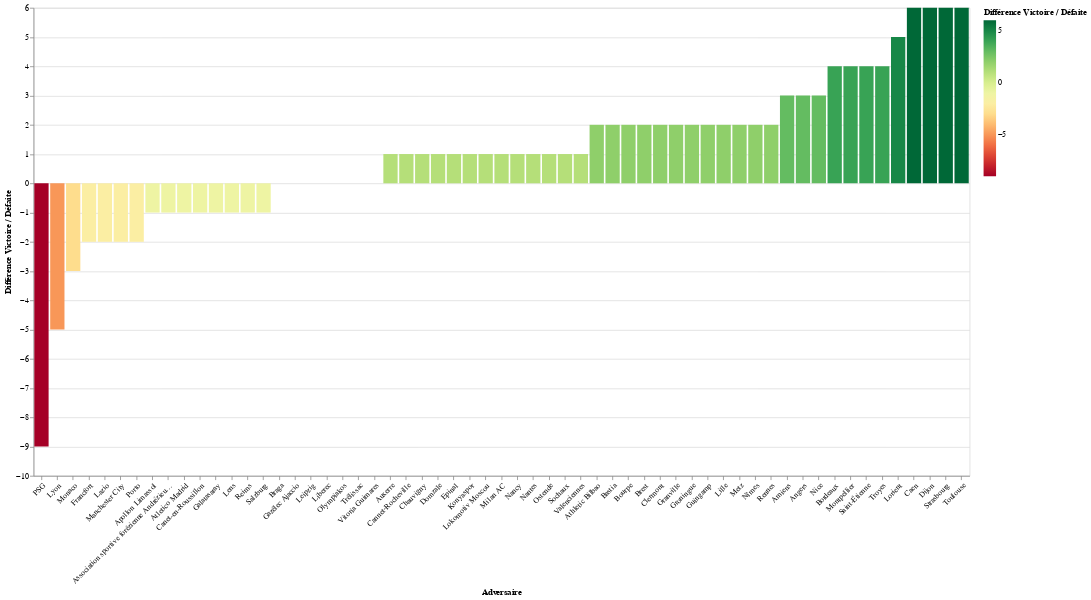

The cell this chart's notebook holds for it:
### Code cell
chart = alt.Chart(by_adv).mark_bar().encode(
    y="Différence Victoire / Défaite",
    x=alt.X(
        "Adversaire:O", 
        sort=alt.EncodingSortField(field="Différence Victoire / Défaite"),
        axis=alt.Axis(labelAngle=-45)
    ),
    color=alt.Color("Différence Victoire / Défaite", scale=alt.Scale(scheme="redyellowgreen")),
    tooltip=["Adversaire", "Victoire", "Nul", "Défaite", "Publications"]
).add_selection(
    select_nb_matches
).transform_filter(
    "datum.Publications >= matches_Publications"
). properties(height=600,width=1200)

chart

### Figure 1 — Vega-Lite specification as saved in the notebook (floating-point values rounded to 4 significant figures)
{"config": {"view": {"continuousWidth": 400, "continuousHeight": 300}}, "data": {"name": "data-84472918d744b835cd962c4f86e8e335"}, "mark": "bar", "encoding": {"color": {"field": "Différence Victoire / Défaite", "scale": {"scheme": "redyellowgreen"}, "type": "quantitative"}, "tooltip": [{"field": "Adversaire", "type": "nominal"}, {"field": "Victoire", "type": "quantitative"}, {"field": "Nul", "type": "quantitative"}, {"field": "Défaite", "type": "quantitative"}, {"field": "Publications", "type": "quantitative"}], "x": {"axis": {"labelAngle": -45}, "field": "Adversaire", "sort": {"field": "Différence Victoire / Défaite"}, "type": "ordinal"}, "y": {"field": "Différence Victoire / Défaite", "type": "quantitative"}}, "height": 600, "selection": {"matches": {"type": "single", "fields": ["Publications"], "bind": {"input": "range", "max": 14.0, "min": 1.0, "name": "Nombre Minimum de Matchs: ", "step": 1}, "init": {"Publications": 0}}}, "transform": [{"filter": "datum.Publications >= matches_Publications"}], "width": 1200, "$schema": "https://vega.github.io/schema/vega-lite/v4.17.0.json", "datasets": {"data-84472918d744b835cd962c4f86e8e335": [{"Adversaire": "Amiens", "Publications": 6, "Victoire": 4, "Défaite": 1, "Nul": 1, "Différence Victoire / Défaite": 3}, {"Adversaire": "Angers", "Publications": 14, "Victoire": 5, "Défaite": 2, "Nul": 7, "Différence Victoire / Défaite": 3}, {"Adversaire": "Apollon Limassol", "Publications": 2, "Victoire": 0, "Défaite": 1, "Nul": 1, "Différence Victoire / Défaite": -1}, {"Adversaire": "Association sportive forézienne Andrézieux-Bouthéon", "Publications": 1, "Victoire": 0, "Défaite": 1, "Nul": 0, "Différence Victoire / Défaite": -1}, {"Adversaire": "Athletic Bilbao", "Publications": 3, "Victoire": 2, "Défaite": 0, "Nul": 1, "Différence Victoire / Défaite": 2}, {"Adversaire": "Atletico Madrid", "Publications": 1, "Victoire": 0, "Défaite": 1, "Nul": 0, "Différence Victoire / Défaite": -1}, {"Adversaire": "Auxerre", "Publications": 1, "Victoire": 1, "Défaite": 0, "Nul": 0, "Différence Victoire / Défaite": 1}, {"Adversaire": "Bastia", "Publications": 4, "Victoire": 3, "Défaite": 1, "Nul": 0, "Différence Victoire / Défaite": 2}, {"Adversaire": "Bordeaux", "Publications": 14, "Victoire": 5, "Défaite": 1, "Nul": 8, "Différence Victoire / Défaite": 4}, {"Adversaire": "Bourpe", "Publications": 2, "Victoire": 2, "Défaite": 0, "Nul": 0, "Différence Victoire / Défaite": 2}, {"Adversaire": "Braga", "Publications": 4, "Victoire": 2, "Défaite": 2, "Nul": 0, "Différence Victoire / Défaite": 0}, {"Adversaire": "Brest", "Publications": 4, "Victoire": 3, "Défaite": 1, "Nul": 0, "Différence Victoire / Défaite": 2}, {"Adversaire": "Caen", "Publications": 9, "Victoire": 7, "Défaite": 1, "Nul": 1, "Différence Victoire / Défaite": 6}, {"Adversaire": "Canet-en-Roussillon", "Publications": 1, "Victoire": 0, "Défaite": 1, "Nul": 0, "Différence Victoire / Défaite": -1}, {"Adversaire": "Cannet-Rocheville", "Publications": 1, "Victoire": 1, "Défaite": 0, "Nul": 0, "Différence Victoire / Défaite": 1}, {"Adversaire": "Chauvigny", "Publications": 1, "Victoire": 1, "Défaite": 0, "Nul": 0, "Différence Victoire / Défaite": 1}, {"Adversaire": "Clermont", "Publications": 2, "Victoire": 2, "Défaite": 0, "Nul": 0, "Différence Victoire / Défaite": 2}, {"Adversaire": "Dijon", "Publications": 9, "Victoire": 6, "Défaite": 0, "Nul": 3, "Différence Victoire / Défaite": 6}, {"Adversaire": "Domzale", "Publications": 2, "Victoire": 1, "Défaite": 0, "Nul": 1, "Différence Victoire / Défaite": 1}, {"Adversaire": "Epinal", "Publications": 1, "Victoire": 1, "Défaite": 0, "Nul": 0, "Différence Victoire / Défaite": 1}, {"Adversaire": "Francfort", "Publications": 2, "Victoire": 0, "Défaite": 2, "Nul": 0, "Différence Victoire / Défaite": -2}, {"Adversaire": "Galatasaray", "Publications": 2, "Victoire": 0, "Défaite": 1, "Nul": 1, "Différence Victoire / Défaite": -1}, {"Adversaire": "Gazélec Ajaccio", "Publications": 2, "Victoire": 0, "Défaite": 0, "Nul": 2, "Différence Victoire / Défaite": 0}, {"Adversaire": "Granville", "Publications": 2, "Victoire": 2, "Défaite": 0, "Nul": 0, "Différence Victoire / Défaite": 2}, {"Adversaire": "Groningue", "Publications": 2, "Victoire": 2, "Défaite": 0, "Nul": 0, "Différence Victoire / Défaite": 2}, {"Adversaire": "Guingamp", "Publications": 8, "Victoire": 4, "Défaite": 2, "Nul": 2, "Différence Victoire / Défaite": 2}, {"Adversaire": "Konyaspor", "Publications": 2, "Victoire": 1, "Défaite": 0, "Nul": 1, "Différence Victoire / Défaite": 1}, {"Adversaire": "Lazio", "Publications": 4, "Victoire": 0, "Défaite": 2, "Nul": 2, "Différence Victoire / Défaite": -2}, {"Adversaire": "Leipzig", "Publications": 2, "Victoire": 1, "Défaite": 1, "Nul": 0, "Différence Victoire / Défaite": 0}, {"Adversaire": "Lens", "Publications": 4, "Victoire": 1, "Défaite": 2, "Nul": 1, "Différence Victoire / Défaite": -1}, {"Adversaire": "Liberec", "Publications": 2, "Victoire": 1, "Défaite": 1, "Nul": 0, "Différence Victoire / Défaite": 0}, {"Adversaire": "Lille", "Publications": 14, "Victoire": 6, "Défaite": 4, "Nul": 4, "Différence Victoire / Défaite": 2}, {"Adversaire": "Lokomotiv Moscou", "Publications": 2, "Victoire": 1, "Défaite": 0, "Nul": 1, "Différence Victoire / Défaite": 1}, {"Adversaire": "Lorient", "Publications": 7, "Victoire": 5, "Défaite": 0, "Nul": 2, "Différence Victoire / Défaite": 5}, {"Adversaire": "Lyon", "Publications": 14, "Victoire": 2, "Défaite": 7, "Nul": 5, "Différence Victoire / Défaite": -5}, {"Adversaire": "Manchester City", "Publications": 2, "Victoire": 0, "Défaite": 2, "Nul": 0, "Différence Victoire / Défaite": -2}, {"Adversaire": "Metz", "Publications": 8, "Victoire": 3, "Défaite": 1, "Nul": 4, "Différence Victoire / Défaite": 2}, {"Adversaire": "Milan AC", "Publications": 1, "Victoire": 1, "Défaite": 0, "Nul": 0, "Différence Victoire / Défaite": 1}, {"Adversaire": "Monaco", "Publications": 14, "Victoire": 4, "Défaite": 7, "Nul": 3, "Différence Victoire / Défaite": -3}, {"Adversaire": "Montpellier", "Publications": 14, "Victoire": 6, "Défaite": 2, "Nul": 6, "Différence Victoire / Défaite": 4}, {"Adversaire": "Nancy", "Publications": 2, "Victoire": 1, "Défaite": 0, "Nul": 1, "Différence Victoire / Défaite": 1}, {"Adversaire": "Nantes", "Publications": 13, "Victoire": 5, "Défaite": 4, "Nul": 4, "Différence Victoire / Défaite": 1}, {"Adversaire": "Nice", "Publications": 12, "Victoire": 7, "Défaite": 4, "Nul": 1, "Différence Victoire / Défaite": 3}, {"Adversaire": "Nîmes", "Publications": 6, "Victoire": 4, "Défaite": 2, "Nul": 0, "Différence Victoire / Défaite": 2}, {"Adversaire": "Olympiakos", "Publications": 2, "Victoire": 1, "Défaite": 1, "Nul": 0, "Différence Victoire / Défaite": 0}, {"Adversaire": "Ostende", "Publications": 2, "Victoire": 1, "Défaite": 0, "Nul": 1, "Différence Victoire / Défaite": 1}, {"Adversaire": "PSG", "Publications": 14, "Victoire": 1, "Défaite": 10, "Nul": 3, "Différence Victoire / Défaite": -9}, {"Adversaire": "Porto", "Publications": 2, "Victoire": 0, "Défaite": 2, "Nul": 0, "Différence Victoire / Défaite": -2}, {"Adversaire": "Reims", "Publications": 8, "Victoire": 2, "Défaite": 3, "Nul": 3, "Différence Victoire / Défaite": -1}, {"Adversaire": "Rennes", "Publications": 14, "Victoire": 6, "Défaite": 4, "Nul": 4, "Différence Victoire / Défaite": 2}, {"Adversaire": "Saint-Étienne", "Publications": 13, "Victoire": 7, "Défaite": 3, "Nul": 3, "Différence Victoire / Défaite": 4}, {"Adversaire": "Salzburg", "Publications": 4, "Victoire": 1, "Défaite": 2, "Nul": 1, "Différence Victoire / Défaite": -1}, {"Adversaire": "Sochaux", "Publications": 2, "Victoire": 1, "Défaite": 0, "Nul": 1, "Différence Victoire / Défaite": 1}, {"Adversaire": "Strasbourg", "Publications": 10, "Victoire": 6, "Défaite": 0, "Nul": 4, "Différence Victoire / Défaite": 6}, {"Adversaire": "Toulouse", "Publications": 12, "Victoire": 7, "Défaite": 1, "Nul": 4, "Différence Victoire / Défaite": 6}, {"Adversaire": "Troyes", "Publications": 5, "Victoire": 4, "Défaite": 0, "Nul": 1, "Différence Victoire / Défaite": 4}, {"Adversaire": "Trélissac", "Publications": 1, "Victoire": 0, "Défaite": 0, "Nul": 1, "Différence Victoire / Défaite": 0}, {"Adversaire": "Valenciennes", "Publications": 1, "Victoire": 1, "Défaite": 0, "Nul": 0, "Différence Victoire / Défaite": 1}, {"Adversaire": "Vitoria Guimares", "Publications": 2, "Victoire": 1, "Défaite": 1, "Nul": 0, "Différence Victoire / Défaite": 0}]}}
